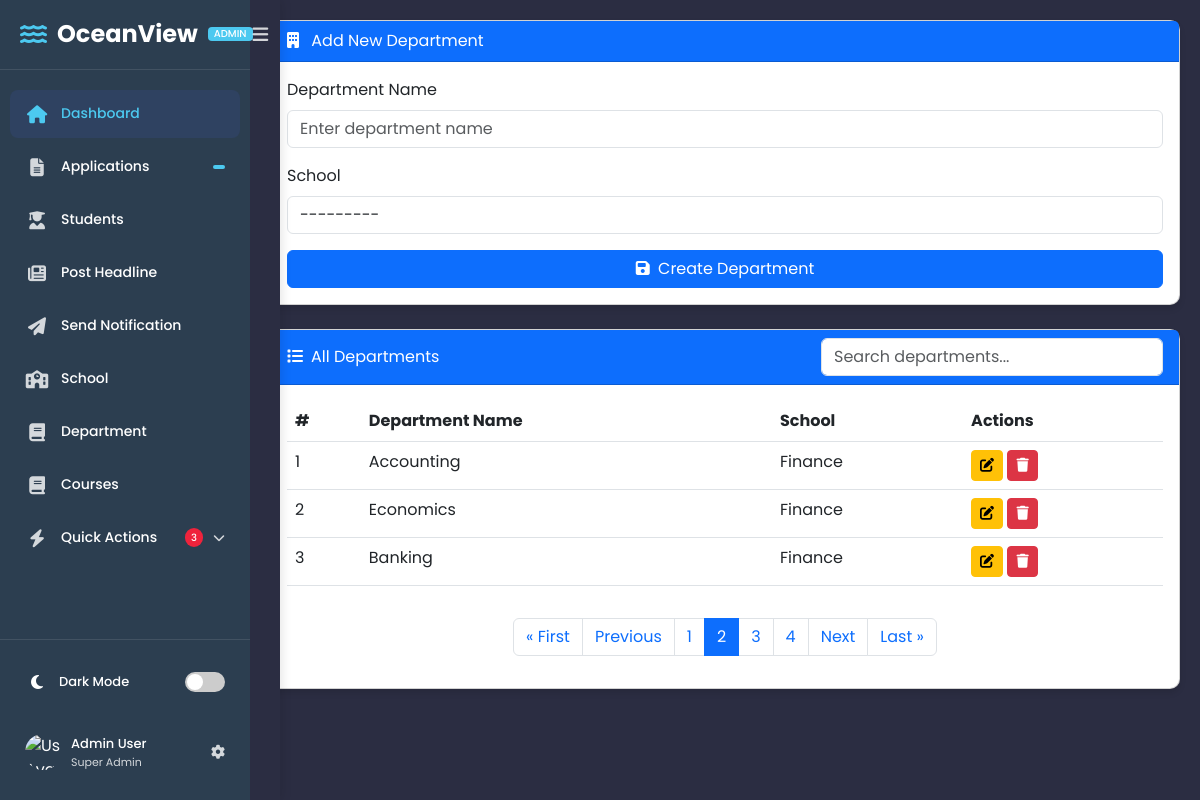
The page /add-department/?page=2 on the database as committed earlier.
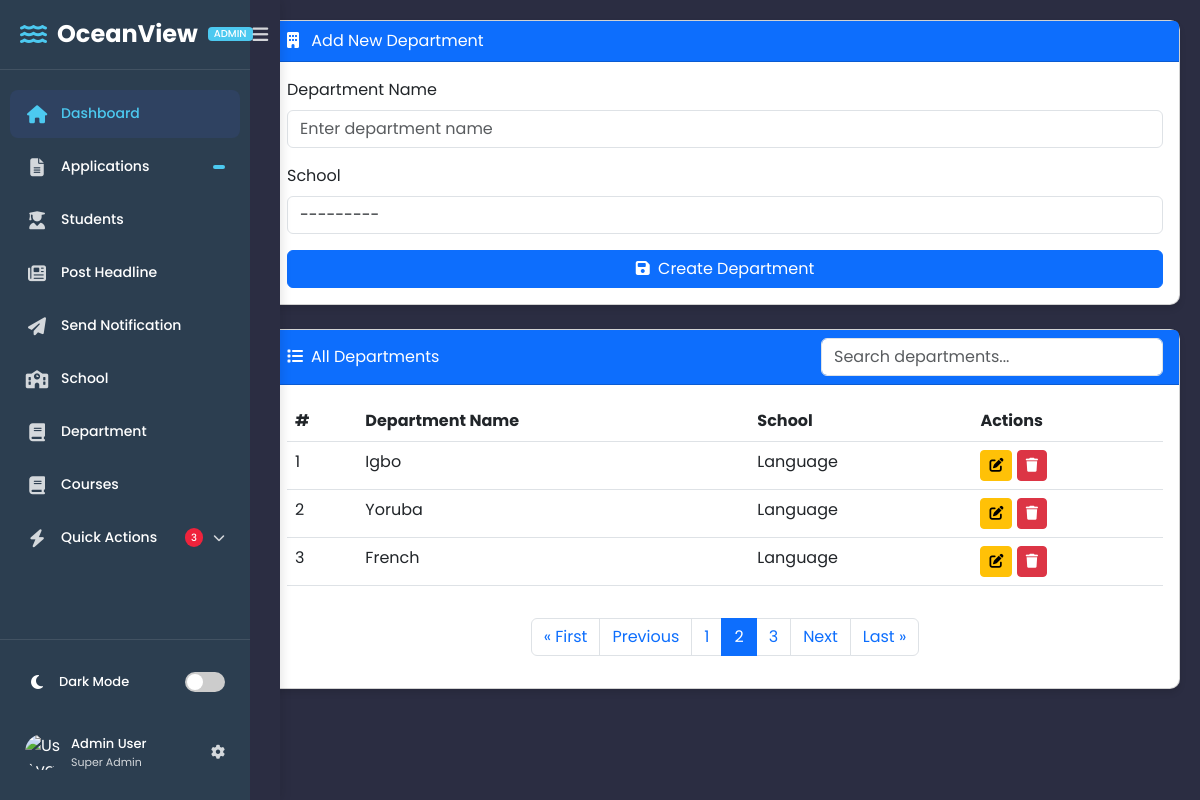
The same page on the database as committed later.
### portal/models.py (models this page shows, shortened)
class Department(models.Model):
    name = models.CharField(max_length=100)
    school = models.ForeignKey(School, on_delete=models.CASCADE, related_name="departments")

class School(models.Model):
    name = models.CharField(max_length=100, unique=True)
    def __str__(self):
        return self.name

### crm/views.py (the view)
# urls.py: path("add-department/", add_department, name = "add_department" ),
def add_department(request):
    if request.method == "POST":
        form = DepartmentForm(request.POST, request.FILES)
        if form.is_valid():
            form.save()
            messages.success(request, "Department created successfully!")
            return redirect("add_department")
    else:
        form = DepartmentForm()
    departments = paginate_departments(request)
    return render(request, "crm/crm_add_department.html", {"form": form, "departments": departments})

### crm/forms.py
class DepartmentForm(forms.ModelForm):
    class Meta:
        model = Department
        fields = ["name", "school"]
        widgets = {
            "name": forms.TextInput(attrs={
                "class": "form-control",
                "placeholder": "Enter department name"  # Changed from "school name" to be more accurate
            }),
            "school": forms.Select(attrs={  # Changed to Select since school is likely a ForeignKey
                "class": "form-control",
                "placeholder": "Select school"
            }),
        }

### crm/views.py (called while the page is built)
def paginate_departments(request):
    departments_list = Department.objects.all()
    paginator = Paginator(departments_list, 3)  # 3 headlines per page
    page_number = request.GET.get("page")
    return paginator.get_page(page_number)

### crm/templates/crm/crm_add_department.html (shortened to what the changed rows need)
{% load static %}
<!DOCTYPE html>
<html lang="en">
<head>
    <link href="https://cdn.jsdelivr.net/npm/bootstrap@5.3.0/dist/css/bootstrap.min.css" rel="stylesheet">
    <link rel="stylesheet" href="https://cdnjs.cloudflare.com/ajax/libs/font-awesome/6.0.0/css/all.min.css">
    <link rel="stylesheet" href="{% static 'css/add_department.css' %}">
</head>
<body>
    {% include 'crm/sidebar.html' %}
    <div class="main-content">
        <div class="card">
            <div class="card-body">
                <div class="table-responsive">
                    <table class="table table-hover">
                        <thead>
                            <tr>
                                <th>#</th>
                                <th>Department Name</th>
                                <th>School</th>
                                <th>Actions</th>
                            </tr>
                        </thead>
                        <tbody>
                            {% for department in departments %}
                            <tr>
                                <td>{{ forloop.counter }}</td>
                                <td>{{ department.name }}</td>
                                <td>{{ department.school.name }}</td>
                                <td>
                                    <a href="#" class="btn btn-sm btn-warning">
                                        <i class="fas fa-edit"></i>
                                    </a>
                                    <form action="#" method="POST" class="d-inline">
                                        <button type="submit" class="btn btn-sm btn-danger" onclick="return confirm('Are you sure you want to delete this department?')">
                                            <i class="fas fa-trash"></i>
                                        </button>
                                    </form>
                                </td>
                            </tr>
                            {% empty %}
                            <tr>
                                <td colspan="4" class="text-center">No departments found</td>
                            </tr>
                            {% endfor %}
                        </tbody>
                    </table>
                </div>
                {% if departments.has_other_pages %}
                <div class="mt-3">
                    <nav aria-label="Page navigation">
                        <ul class="pagination justify-content-center">
                            {% for num in departments.paginator.page_range %}
                                {% if departments.number == num %}
                                    <li class="page-item active"><span class="page-link">{{ num }}</span></li>
                                {% elif num > departments.number|add:'-3' and num < departments.number|add:'3' %}
                                    <li class="page-item"><a class="page-link" href="?page={{ num }}">{{ num }}</a></li>
                                {% endif %}
                            {% endfor %}
                        </ul>
                    </nav>
                </div>
                {% endif %}
            </div>
        </div>
    </div>
</body>
</html>

Rows that differ between the two databases and show on the page:
changed Department: name "Accounting" → "Igbo"; school.name "Finance" → "Language"
changed Department: name "Economics" → "Yoruba"; school.name "Finance" → "Language"
changed Department: name "Banking" → "French"; school.name "Finance" → "Language"
Other text that changed with them:
list line gone: "4"
